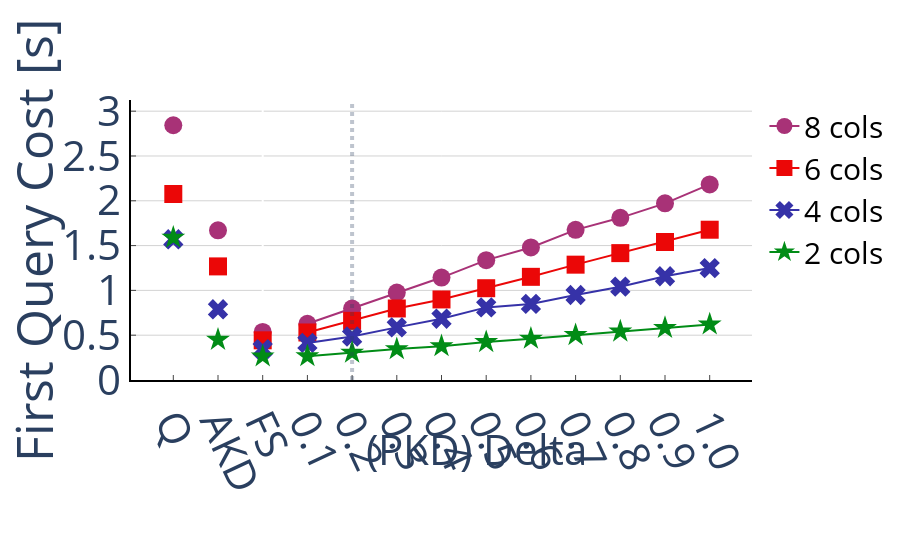

Notebook cell for this chart:
### Markdown cell above
# First Query

### Code cell
fig = create_figure()

cols = [8, 6, 4, 2]
markers = delta_markers
colors = ['rgba(168, 50, 119, 1)', 'rgba(235, 7, 7, 1)', 'rgba(54, 50, 168, 1)', 'rgba(1, 140, 22, 1)']
markers = delta_markers

lines = []
shapes = []

for i, marker, color in zip(cols, markers, colors):

    fq_times = []
    for d in deltas:
        fq_times.append(get_first_query(read(f'ProgressiveIndex_{d}', f'Uniform{i}')))
    lines.append(
        go.Scatter(
            name=f'{i} cols',
            x=deltas,
            y=fq_times,
            mode='lines+markers',
            marker=dict(
                size=18,
                symbol=marker
            ),
            marker_color=color
        )
    )
    
    # add other indices values
    
    lines.append(
        go.Scatter(
            name=f'{i}FullScan',
            x=[-0.0],
            y=[get_first_query(read(f'FullScan', f'Uniform{i}'))],
            mode='markers',
            marker_color=color,
            marker=dict(
                size=18,
                symbol=marker
            ),
            showlegend=False
        )
    )
    
    lines.append(
        go.Scatter(
            name=f'{i}AKD',
            x=[-0.1],
            y=[get_first_query(read(f'CrackingKDTree' ,f'Uniform{i}'))],
            mode='markers',
            marker_color=color,
            marker=dict(
                size=18,
                symbol=marker
            ),
            showlegend=False
        )
    )
    
    lines.append(
        go.Scatter(
            name=f'{i}Quasii',
            x=[-0.2],
            y=[get_first_query(read(f'Quasii' ,f'Uniform{i}'))],
            mode='markers',
            marker_color=color,
            marker=dict(
                size=18,
                symbol=marker
            ),
            showlegend=False
        )
    )

# add line at 0.2 delta
shapes.append(
    dict(
        type= 'line',
        yref="paper", y0= 0, y1=1,
        x0= 0.2, x1=0.2,
        opacity=0.3,
        line=dict(
            width=4,
            dash="dot",
        )
    )
)

fig.add_traces(data=lines)
fig.update_layout(showlegend=True, yaxis_title='First Query Cost [s]', shapes=shapes)
fig.update_xaxes(tickangle=65)
fig.update_layout(
#     xaxis=dict(
#         tickmode = 'linear',
#         tick0 = 0.0,
#         dtick = 0.1
#     )
    xaxis = dict(
        tickmode = 'array',
        tickvals = [-0.2, -0.1, -0.0] + deltas,
        ticktext = ['Q', 'AKD', 'FS'] + deltas
    ),
    yaxis= dict(
        tickmode ='linear',
        dtick=0.5
#         tickvals = [0, 0.5, 1, 1.5, 2, 2.5, 3],
#         ticktext = [0, 0.5, 1, 1.5, 2, 2.5, 3]
    ),
    annotations=[
        dict(
            x=0.5,
            y=-0.35,
            text="(PKD) Delta",
            xref="x",
            yref="paper",
        )
    ],
    autosize=True,
    margin=dict(
        b=180
    ),
)
fig.update_yaxes(rangemode="tozero")
fig

### Figure 1 — Plotly figure (JSON) as saved in the notebook; plotly's stock layout.template omitted (floating-point values rounded to 4 significant figures)
{"data": [{"marker": {"color": "rgba(168, 50, 119, 1)", "size": 18, "symbol": "circle"}, "mode": "lines+markers", "name": "8 cols", "type": "scatter", "x": ["0.1", "0.2", "0.3", "0.4", "0.5", "0.6", "0.7", "0.8", "0.9", "1.0"], "y": [0.627, 0.798, 0.9763, 1.143, 1.337, 1.479, 1.676, 1.81, 1.972, 2.183]}, {"marker": {"color": "rgba(168, 50, 119, 1)", "size": 18, "symbol": "circle"}, "mode": "markers", "name": "8FullScan", "showlegend": false, "type": "scatter", "x": [0], "y": [0.5369]}, {"marker": {"color": "rgba(168, 50, 119, 1)", "size": 18, "symbol": "circle"}, "mode": "markers", "name": "8AKD", "showlegend": false, "type": "scatter", "x": [-0.1], "y": [1.67]}, {"marker": {"color": "rgba(168, 50, 119, 1)", "size": 18, "symbol": "circle"}, "mode": "markers", "name": "8Quasii", "showlegend": false, "type": "scatter", "x": [-0.2], "y": [2.843]}, {"marker": {"color": "rgba(235, 7, 7, 1)", "size": 18, "symbol": "square"}, "mode": "lines+markers", "name": "6 cols", "type": "scatter", "x": ["0.1", "0.2", "0.3", "0.4", "0.5", "0.6", "0.7", "0.8", "0.9", "1.0"], "y": [0.5302, 0.66, 0.7982, 0.899, 1.024, 1.151, 1.287, 1.416, 1.54, 1.677]}, {"marker": {"color": "rgba(235, 7, 7, 1)", "size": 18, "symbol": "square"}, "mode": "markers", "name": "6FullScan", "showlegend": false, "type": "scatter", "x": [0], "y": [0.4429]}, {"marker": {"color": "rgba(235, 7, 7, 1)", "size": 18, "symbol": "square"}, "mode": "markers", "name": "6AKD", "showlegend": false, "type": "scatter", "x": [-0.1], "y": [1.268]}, {"marker": {"color": "rgba(235, 7, 7, 1)", "size": 18, "symbol": "square"}, "mode": "markers", "name": "6Quasii", "showlegend": false, "type": "scatter", "x": [-0.2], "y": [2.076]}, {"marker": {"color": "rgba(54, 50, 168, 1)", "size": 18, "symbol": "x"}, "mode": "lines+markers", "name": "4 cols", "type": "scatter", "x": ["0.1", "0.2", "0.3", "0.4", "0.5", "0.6", "0.7", "0.8", "0.9", "1.0"], "y": [0.414, 0.4849, 0.5872, 0.6841, 0.8103, 0.8489, 0.9488, 1.042, 1.158, 1.249]}, {"marker": {"color": "rgba(54, 50, 168, 1)", "size": 18, "symbol": "x"}, "mode": "markers", "name": "4FullScan", "showlegend": false, "type": "scatter", "x": [0], "y": [0.3442]}, {"marker": {"color": "rgba(54, 50, 168, 1)", "size": 18, "symbol": "x"}, "mode": "markers", "name": "4AKD", "showlegend": false, "type": "scatter", "x": [-0.1], "y": [0.7892]}, {"marker": {"color": "rgba(54, 50, 168, 1)", "size": 18, "symbol": "x"}, "mode": "markers", "name": "4Quasii", "showlegend": false, "type": "scatter", "x": [-0.2], "y": [1.57]}, {"marker": {"color": "rgba(1, 140, 22, 1)", "size": 18, "symbol": "star"}, "mode": "lines+markers", "name": "2 cols", "type": "scatter", "x": ["0.1", "0.2", "0.3", "0.4", "0.5", "0.6", "0.7", "0.8", "0.9", "1.0"], "y": [0.2658, 0.3061, 0.3452, 0.3774, 0.4239, 0.4612, 0.5024, 0.5419, 0.5813, 0.6204]}, {"marker": {"color": "rgba(1, 140, 22, 1)", "size": 18, "symbol": "star"}, "mode": "markers", "name": "2FullScan", "showlegend": false, "type": "scatter", "x": [0], "y": [0.2646]}, {"marker": {"color": "rgba(1, 140, 22, 1)", "size": 18, "symbol": "star"}, "mode": "markers", "name": "2AKD", "showlegend": false, "type": "scatter", "x": [-0.1], "y": [0.4499]}, {"marker": {"color": "rgba(1, 140, 22, 1)", "size": 18, "symbol": "star"}, "mode": "markers", "name": "2Quasii", "showlegend": false, "type": "scatter", "x": [-0.2], "y": [1.589]}], "layout": {"annotations": [{"text": "(PKD) Delta", "x": 0.5, "xref": "x", "y": -0.35, "yref": "paper"}], "autosize": true, "font": {"size": 42}, "legend": {"font": {"color": "black", "size": 30}}, "margin": {"b": 180}, "plot_bgcolor": "rgba(0, 0, 0, 0)", "shapes": [{"line": {"dash": "dot", "width": 4}, "opacity": 0.3, "type": "line", "x0": 0.2, "x1": 0.2, "y0": 0, "y1": 1, "yref": "paper"}], "showlegend": true, "xaxis": {"autorange": true, "linecolor": "black", "linewidth": 2, "range": [-0.2834, 1.083], "showline": true, "tickangle": 65, "ticklen": 5, "tickmode": "array", "ticks": "inside", "ticktext": ["Q", "AKD", "FS", "0.1", "0.2", "0.3", "0.4", "0.5", "0.6", "0.7", "0.8", "0.9", "1.0"], "tickvals": [-0.2, -0.1, 0, "0.1", "0.2", "0.3", "0.4", "0.5", "0.6", "0.7", "0.8", "0.9", "1.0"], "type": "linear", "zeroline": true}, "yaxis": {"autorange": true, "dtick": 0.5, "gridcolor": "lightgrey", "gridwidth": 1, "linecolor": "black", "linewidth": 2, "range": [0, 3.217], "rangemode": "tozero", "showgrid": true, "showline": true, "ticklen": 5, "tickmode": "linear", "ticks": "inside", "title": {"text": "First Query Cost [s]"}, "type": "linear", "zeroline": false, "zerolinecolor": "rgba(0, 0, 0, 0)"}}}
